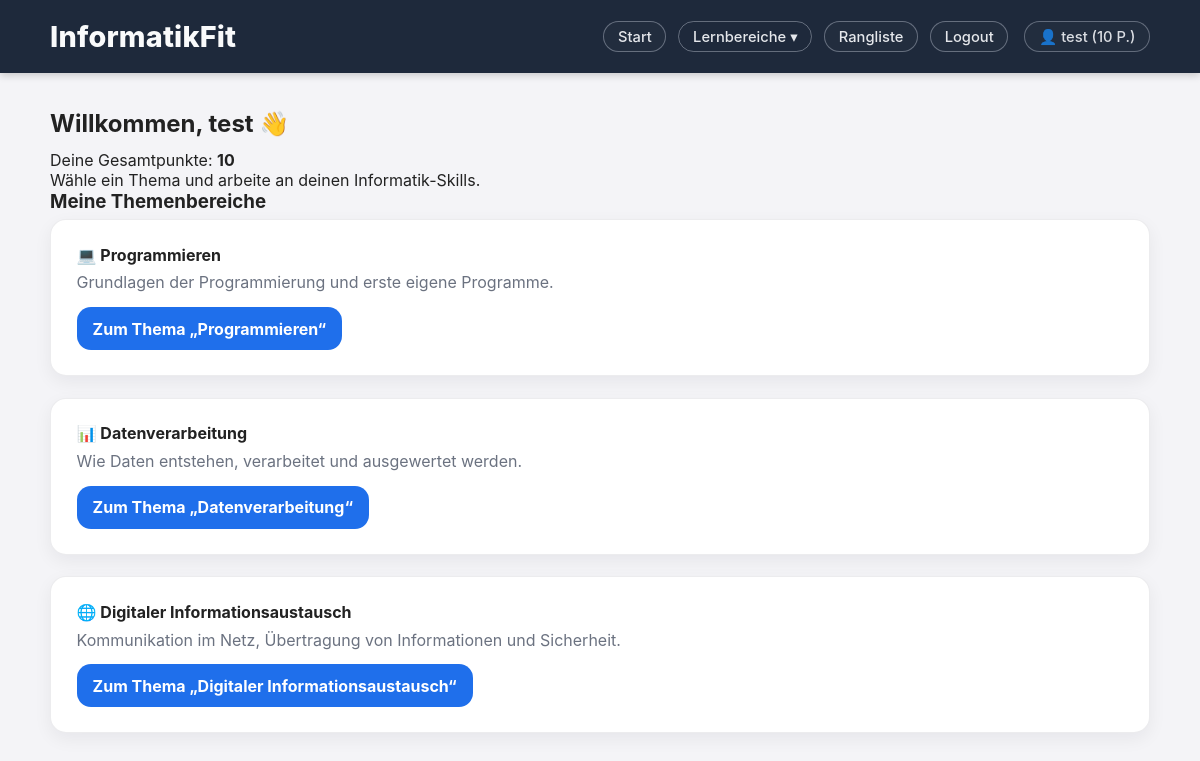
Before: /dashboard (signed in) with the older database file.
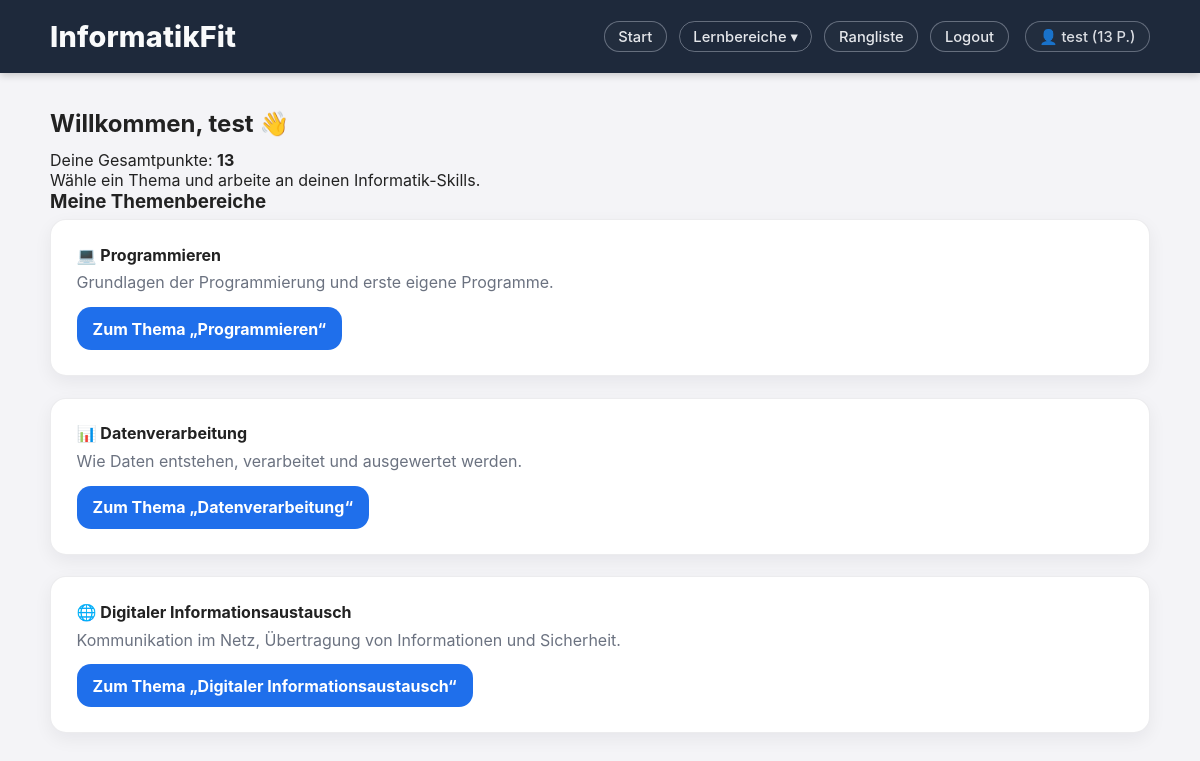
After: the same page with the newer database file.
### models.py (models this page shows, shortened)
class User(db.Model, UserMixin):
    __tablename__ = "users"
    id = db.Column(db.Integer, primary_key=True)
    username = db.Column(db.String(80), unique=True, nullable=False)
    password_hash = db.Column(db.String(255), nullable=False)
    total_points = db.Column(db.Integer, nullable=False, default=0)
    role = db.Column(db.String(20), nullable=False, default="student")
    results = db.relationship("Result", backref="user", lazy=True, cascade="all, delete-orphan")

### app.py (the view)
@app.route("/dashboard")
@login_required
def dashboard():
    return render_template("dashboard.html")

### app.py (called while the page is built)
@login_manager.user_loader
def load_user(user_id):
    return User.query.get(int(user_id))

### templates/dashboard.html (shortened to what this page needs)
{% extends "base.html" %}
{% block content %}
<div class="banner-box">
  <h2 class="mb-2">Willkommen, {{ current_user.username }} 👋</h2>
  <p class="mb-1">
    Deine Gesamtpunkte: <strong>{{ current_user.total_points }}</strong>
  </p>
  <p class="mb-0">
    Wähle ein Thema und arbeite an deinen Informatik-Skills.
  </p>
</div>
<h3 class="mb-3">Meine Themenbereiche</h3>
<div class="row g-3">
  <div class="col-md-4">
    <div class="card h-100 p-3">
      <div class="d-flex flex-column h-100">
        <div>
          <h4>💻 Programmieren</h4>
          <p class="text-muted">
            Grundlagen der Programmierung und erste eigene Programme.
          </p>
        </div>
        <div class="mt-auto">
          <a href="{{ url_for('programmieren') }}" class="btn btn-primary w-100">
            Zum Thema „Programmieren“
          </a>
        </div>
      </div>
    </div>
  </div>
  <div class="col-md-4">
    <div class="card h-100 p-3">
      <div class="d-flex flex-column h-100">
        <div>
          <h4>📊 Datenverarbeitung</h4>
          <p class="text-muted">
            Wie Daten entstehen, verarbeitet und ausgewertet werden.
          </p>
        </div>
        <div class="mt-auto">
          <a href="{{ url_for('datenverarbeitung') }}" class="btn btn-primary w-100">
            Zum Thema „Datenverarbeitung“
          </a>
        </div>
      </div>
    </div>
  </div>
  <div class="col-md-4">
    <div class="card h-100 p-3">
      <div class="d-flex flex-column h-100">
        <div>
          <h4>🌐 Digitaler Informationsaustausch</h4>
          <p class="text-muted">
            Kommunikation im Netz, Übertragung von Informationen und Sicherheit.
          </p>
        </div>
        <div class="mt-auto">
          <a href="{{ url_for('digitaler_informationsaustausch') }}" class="btn btn-primary w-100">
            Zum Thema „Digitaler Informationsaustausch“
          </a>
        </div>
      </div>
    </div>
  </div>
</div>
{% endblock %}

### templates/base.html (shortened to what this page needs)
<!DOCTYPE html>
<html lang="de">
<head>
  <link rel="stylesheet" href="{{ url_for('static', filename='style.css') }}">
</head>
<body>
<header class="topbar">
  <div class="container topbar-row">
    <a class="brand" href="{{ url_for('home') }}">InformatikFit</a>
    <nav class="nav">
      {% if current_user.is_authenticated %}
        <a class="nav-link" href="{{ url_for('home') }}">Start</a>
        <div class="nav-dropdown">
          <button class="nav-link nav-dropdown-btn" type="button" aria-haspopup="true">
            Lernbereiche ▾
          </button>
        </div>
        <a class="nav-link" href="{{ url_for('leaderboard') }}">Rangliste</a>
        <a class="nav-link" href="{{ url_for('logout') }}">Logout</a>
        <span class="nav-link user-pill">
          👤 {{ current_user.username }} ({{ current_user.total_points }} P.)
        </span>
      {% else %}
        <a class="nav-link" href="{{ url_for('login') }}">Login</a>
        <a class="nav-link" href="{{ url_for('register') }}">Registrieren</a>
      {% endif %}
    </nav>
  </div>
</header>
<main class="container">
  {% block content %}{% endblock %}
</main>
</body>
</html>

Changed rows visible on the page:
changed User "test": total_points "10" → "13"
